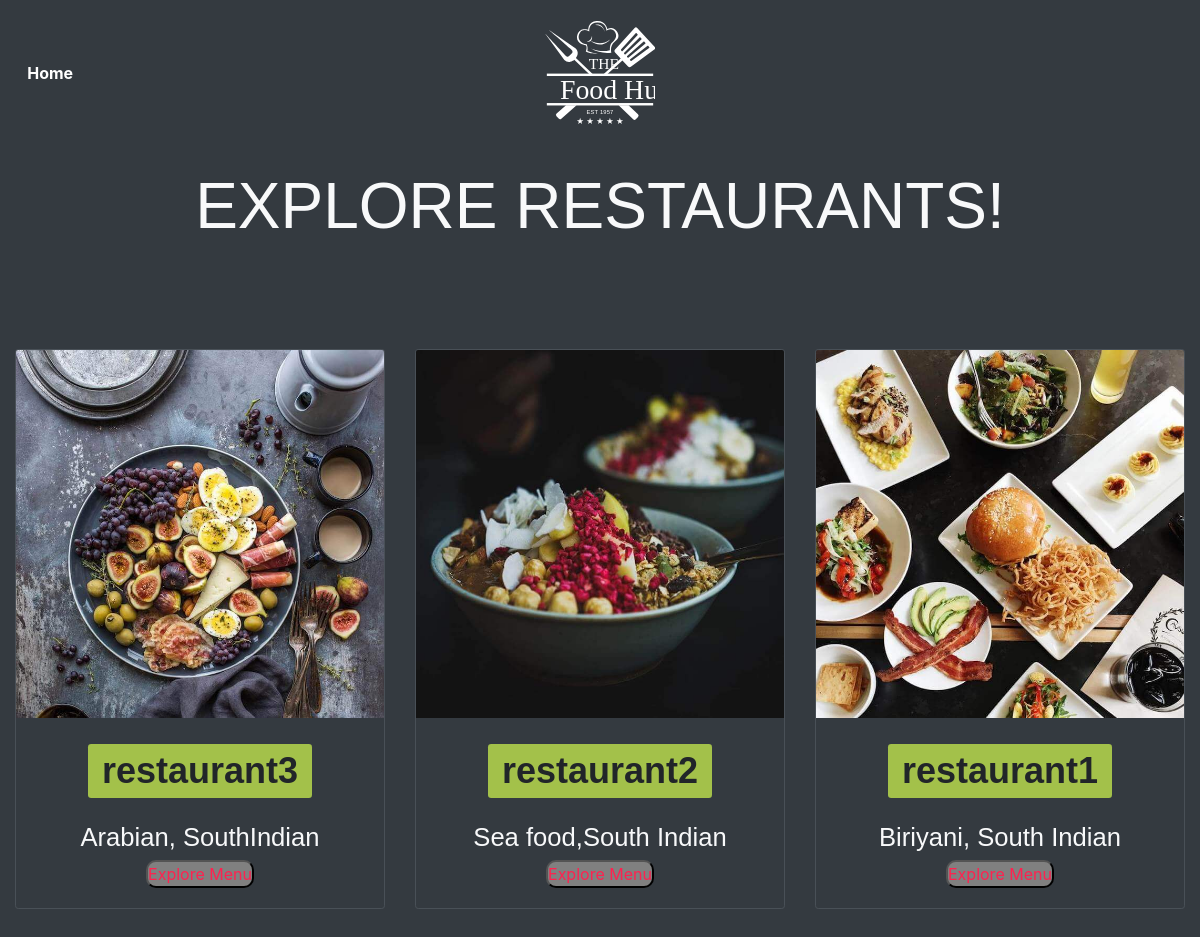
Page /restaurant on the committed database.
### store/models.py (models this page shows, shortened)
class Category(models.Model):
    slug=models.CharField(max_length=150,null=False,blank=False)
    restaurant_name=models.CharField(max_length=150,null=False,blank=False)
    image=models.ImageField( upload_to=get_file_path, null=True,blank=True)
    description =models.TextField(max_length=500, null=False,blank=False)
    status=models.BooleanField(default=False,help_text="0=default, 1=Hidden")
    trending=models.BooleanField(default=False,help_text="0=default, 1=Trending")
    meta_title=models.CharField(max_length=150,null=False,blank=False)
    meta_keyword=models.CharField(max_length=150,null=False,blank=False)
    meta_description=models.TextField(max_length=500,null=False,blank=False)
    created_at=models.DateTimeField(auto_now_add=True)

### store/views.py (the view)
# urls.py: path('restaurant',views.restaurant,name='restaurant'),
def restaurant(request):
    restaurant=Category.objects.all()
    return render(request,"restaurant.html",{"restaurant":restaurant})

### store/templates/restaurant.html (shortened to what this page needs)
{% extends "layout.html" %}
{% load static %}
{% block content %}
<br>
<br>
<br>
    <div id="blog" class="container-fluid bg-dark text-light py-5 text-center wow fadeIn">
        <h2 class="section-title py-5">EXPLORE RESTAURANTS!</h2>
        <div class="row justify-content-center">
        </div>
        <div class="tab-content" id="pills-tabContent">
            <div class="tab-pane fade show active" id="foods" role="tabpanel" aria-labelledby="pills-home-tab">
                <div class="row">
                    {% for items in restaurant %}
                    <div class="col-md-4">
                        <div class="card bg-transparent border my-3 my-md-0">
                            <img src={{items.image.url}} alt="template by DevCRID http://www.devcrud.com/" class="rounded-0 card-img-top mg-responsive">
                            <div class="card-body">
                                <h1 class="text-center mb-4"><a href="#" class="badge badge-success">{{items.restaurant_name}}</a></h1>
                                <h4 class="pt20 pb20">{{items.description}}</h4>
                                <center><button style="background-color:grey;border-radius: 10px;"><a href= "{% url 'menu' items.slug %}">Explore Menu</a></button></center>
                            </div>
                        </div>
                    </div>
                  {% endfor %}
                </div>
            </div>
                </div>
            </div>
{% endblock content%}

### store/templates/layout.html (shortened to what this page needs)
<!DOCTYPE html>
<html lang="en">
<head>
   {% load static %}
    <link rel="stylesheet" href={% static "assets/vendors/themify-icons/css/themify-icons.css" %}>
    <link rel="stylesheet" href={% static "assets/vendors/animate/animate.css" %}>
	<link rel="stylesheet" href={% static "assets/css/foodhut.css"  %}>
</head>
<body data-spy="scroll" data-target=".navbar" data-offset="40" id="home">
    <nav class="custom-navbar navbar navbar-expand-lg navbar-dark fixed-top" data-spy="affix" data-offset-top="10">
        <div class="collapse navbar-collapse" id="navbarSupportedContent">
            <ul class="navbar-nav">
                <li class="nav-item">
                    <a class="nav-link" href="{% url 'home' %}">Home</a>
                </li>
            </ul>
            <a class="navbar-brand m-auto" href="#">
                <img src={% static "assets/imgs/logo.svg" %} class="brand-img" alt="">
            </a>
        </div>
    </nav>
    {% block content %}
    {% endblock content %}
</body>
</html>

### rows in the picture
Category: image (picture), restaurant_name "restaurant3", description "Arabian, SouthIndian"
Category: image (picture), restaurant_name "restaurant2", description "Sea food,South Indian"
Category: image (picture), restaurant_name "restaurant1", description "Biriyani, South Indian"
